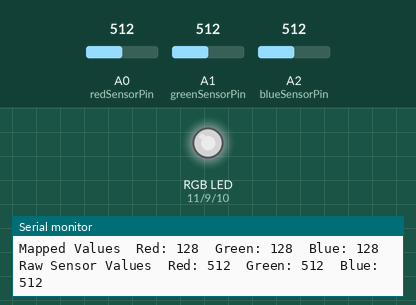
This sketch was run on a simulated Arduino Uno, built with avr-gcc and run on an emulated ATmega328P. On the bench: an RGB LED mixed from three pins (HIGH = lit), the last lines printed to the serial monitor. The inputs (shaded band) are chosen by the test bench; at power-on: A0 (redSensorPin) = 512, A1 (greenSensorPin) = 512, A2 (blueSensorPin) = 512. Dim RGB values are drawn brighter than linear.

Above: at 1.2 s.
1.3 s: A0 (redSensorPin) set to 414
At 1.8 s:
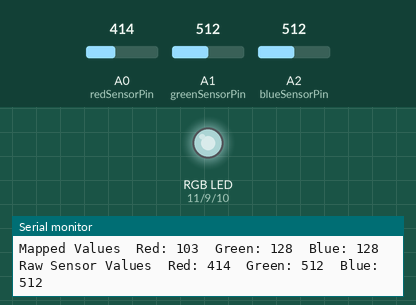
4.3 s: A0 (redSensorPin) set to 385
At 5.2 s:
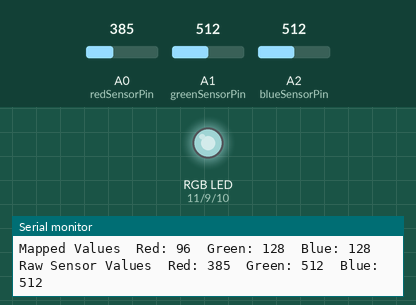
5.9 s: A1 (greenSensorPin) set to 412
At 6.9 s:
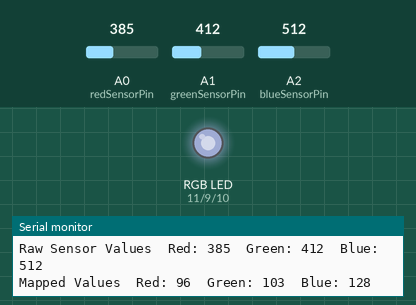
8.9 s: A1 (greenSensorPin) set to 387
At 10.2 s:
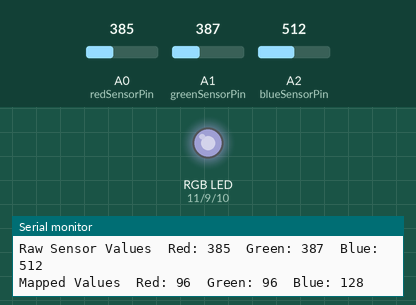
11.9 s: A2 (blueSensorPin) set to 408
At 12.5 s:
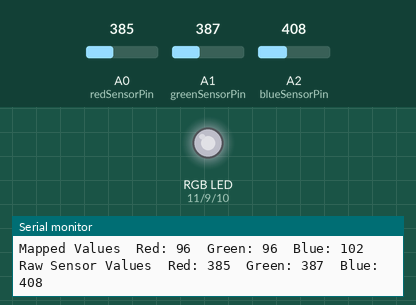
14.9 s: A2 (blueSensorPin) set to 388
At 15.9 s:
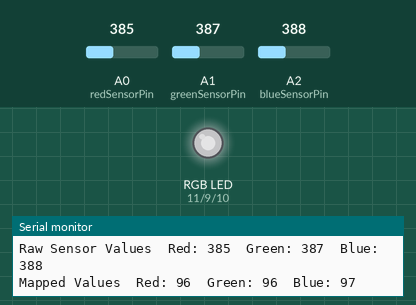
Timing chart, 0 to 17.9 s (numbered marks = the images above; inputs shaded):
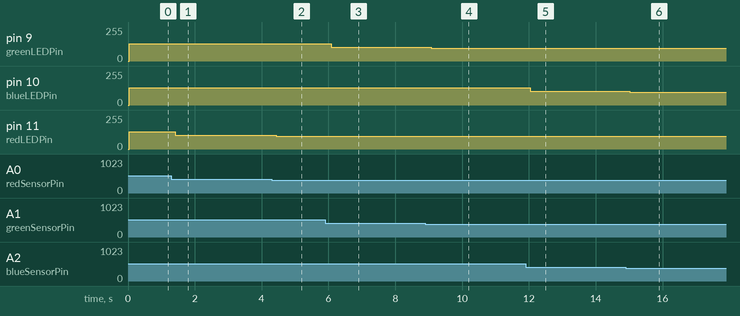

The sketch:

color_mixing_lamp.ino
```cpp
// RGB LED pins (PWM)
const int greenLEDPin = 9;   // پایه LED سبز
const int redLEDPin   = 11;  // پایه LED قرمز
const int blueLEDPin  = 10;  // پایه LED آبی

// Photoresistor sensor pins
const int redSensorPin   = A0; // سنسور نور قرمز
const int greenSensorPin = A1; // سنسور نور سبز
const int blueSensorPin  = A2; // سنسور نور آبی

// Variables for sensor and LED values
int redValue = 0;     // مقدار LED قرمز
int greenValue = 0;   // مقدار LED سبز
int blueValue = 0;    // مقدار LED آبی

int redSensorValue = 0;   // مقدار خام سنسور قرمز
int greenSensorValue = 0; // مقدار خام سنسور سبز
int blueSensorValue = 0;  // مقدار خام سنسور آبی

void setup() {
  Serial.begin(9600); // شروع ارتباط سریال

  pinMode(greenLEDPin, OUTPUT);
  pinMode(redLEDPin, OUTPUT);
  pinMode(blueLEDPin, OUTPUT);
}

void loop() {
  // Read sensors
  redSensorValue = analogRead(redSensorPin);
  delay(5);
  greenSensorValue = analogRead(greenSensorPin);
  delay(5);
  blueSensorValue = analogRead(blueSensorPin);

  // Print raw values
  Serial.print("Raw Sensor Values\tRed: ");
  Serial.print(redSensorValue);
  Serial.print("\tGreen: ");
  Serial.print(greenSensorValue);
  Serial.print("\tBlue: ");
  Serial.println(blueSensorValue);

  // Map 0–1023 → 0–255
  redValue = redSensorValue / 4;
  greenValue = greenSensorValue / 4;
  blueValue = blueSensorValue / 4;

  // Print mapped values
  Serial.print("Mapped Values\tRed: ");
  Serial.print(redValue);
  Serial.print("\tGreen: ");
  Serial.print(greenValue);
  Serial.print("\tBlue: ");
  Serial.println(blueValue);

  // Write PWM to RGB LED
  analogWrite(redLEDPin, redValue);
  analogWrite(greenLEDPin, greenValue);
  analogWrite(blueLEDPin, blueValue);
}
```

Measured:
- after the input at 1.3 s, pin 11 (redLEDPin): 128/255 → 103/255 after 0.11 s
- after the input at 4.3 s, pin 11 (redLEDPin): 103/255 → 96/255 after 0.14 s
- after the input at 5.9 s, pin 9 (greenLEDPin): 128/255 → 103/255 after 0.18 s
- after the input at 8.9 s, pin 9 (greenLEDPin): 103/255 → 96/255 after 0.18 s
- after the input at 11.9 s, pin 10 (blueLEDPin): 128/255 → 102/255 after 0.15 s
- after the input at 14.9 s, pin 10 (blueLEDPin): 102/255 → 97/255 after 0.11 s
